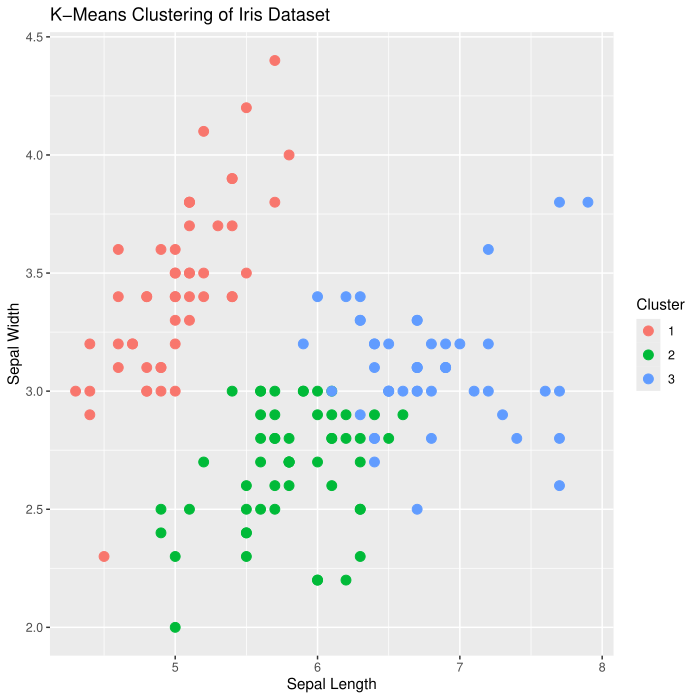

The R source for this figure:
# Load the iris dataset
options(repos = c(CRAN = "https://cloud.r-project.org"))

install.packages("rpart")
library(rpart)
data(iris)
# Use only the numeric columns for clustering (exclude the Species column)
iris_data <- iris[, -5]
# Standardize the data
iris_scaled <- scale(iris_data)
# Set the number of clusters
set.seed(123) # For reproducibility
k <- 3 # Number of clusters
# Perform K-Means clustering
kmeans_result <- kmeans(iris_scaled, centers = k, nstart = 25)
# Print the K-Means result
print(kmeans_result)
# Print the cluster centers
print(kmeans_result$centers)
# Add the cluster assignments to the original dataset
iris$Cluster <- as.factor(kmeans_result$cluster)
# Display the first few rows of the updated dataset
head(iris)
# Plot the clusters
library(ggplot2)
ggplot(iris, aes(x = Sepal.Length, y = Sepal.Width, color = Cluster)) +
 geom_point(size = 3) +
 labs(title = "K-Means Clustering of Iris Dataset", x = "Sepal Length", y = "Sepal Width")
